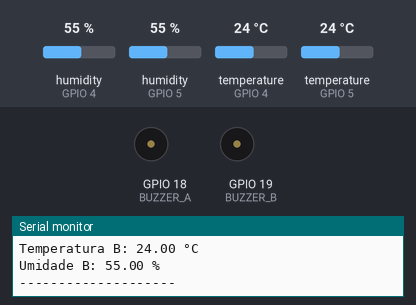
This sketch was run on a simulated ESP32. On the bench: buzzer (waves = sounding, pin HIGH), the last lines printed to the serial monitor. The test bench sets the inputs (shaded band); at power-on: humidity (sensors on GPIO 4, GPIO 5) 55 %, temperature (sensors on GPIO 4, GPIO 5) 24 °C. WiFi joins after 1.5 s; servers stay silent unless stated.

Above: at 2.7 s.
2.8 s: humidity (sensor on GPIO 4) set to 41 %
7.7 s: humidity (sensor on GPIO 4) set to 38 %
At 10.7 s:
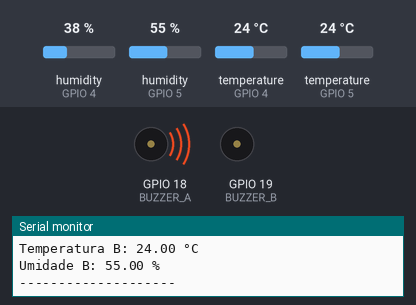
12.6 s: humidity (sensor on GPIO 5) set to 46 %
17.5 s: humidity (sensor on GPIO 5) set to 43 %
At 19.3 s:
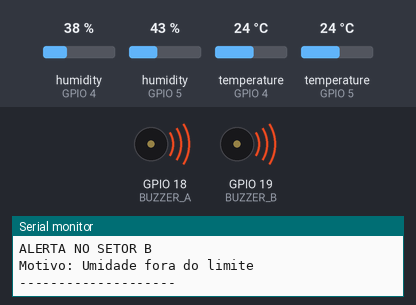
22.4 s: humidity (sensor on GPIO 4) set to 40 %
At 26.4 s:
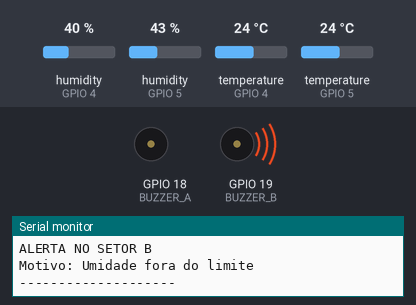
Timing chart, 0 to 27.9 s (numbered marks = the images above; inputs shaded):
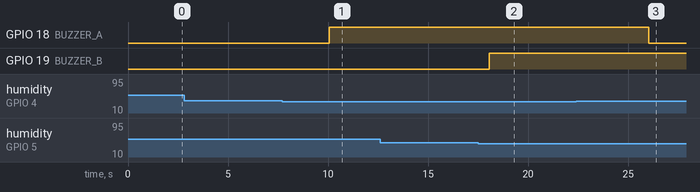

Measured:
- the behaviour switches between 40 and 39 % on humidity (sensor on GPIO 4) (found by bisection; images 0 and 1)
- the behaviour switches between 45 and 44 % on humidity (sensor on GPIO 5) (found by bisection; images 1 and 2)
- after the input at 7.7 s, GPIO 18 (BUZZER_A): LOW → HIGH after 2.4 s
- after the input at 17.5 s, GPIO 19 (BUZZER_B): LOW → HIGH after 0.56 s
- after the input at 22.4 s, GPIO 18 (BUZZER_A): HIGH → LOW after 3.6 s

The sketch:

Completo1.ino
```cpp
#include <WiFi.h>
#include "DHT.h"

// =========================
// Wi-Fi
// =========================
const char* ssid = "nao tem senha";
const char* password = "MENTIRA TEM SENHA";

const char* API_CONFIG = "http://192.168.0.100/worker_safety/api/configuracao.php";
const char* API_SALVAR = "http://192.168.0.100/worker_safety/api/salvar_leitura.php";

unsigned long ultimaTentativaWiFi = 0;
const unsigned long intervaloReconexaoWiFi = 5000; // 5s

void conectarWiFi() {
  Serial.println("Conectando ao Wi-Fi...");
  WiFi.begin(ssid, password);

  unsigned long inicio = millis();
  const unsigned long tempoLimite = 20000; // 20s

  while (WiFi.status() != WL_CONNECTED && (millis() - inicio < tempoLimite)) {
    delay(500);
    Serial.print(".");
  }

  if (WiFi.status() == WL_CONNECTED) {
    Serial.println("\nConectado!");
    Serial.print("IP: ");
    Serial.println(WiFi.localIP());
  } else {
    Serial.println("\nNão conectou.");
    Serial.println("Confira nome, senha e se a rede é 2.4 GHz.");
  }
}

// =========================
// DHT + Buzzers
// =========================
#define DHTTYPE DHT11

#define DHTPIN_A 4     // D4
#define DHTPIN_B 5     // D5

#define BUZZER_A 18    // D18
#define BUZZER_B 19    // D19

DHT dhtA(DHTPIN_A, DHTTYPE);
DHT dhtB(DHTPIN_B, DHTTYPE);

// Limites setor A
float tempMinA = 18.0;
float tempMaxA = 30.0;
float umidMinA = 40.0;
float umidMaxA = 70.0;   // CORRIGIDO: máximo 70%

// Limites setor B
float tempMinB = 18.0;
float tempMaxB = 30.0;
float umidMinB = 45.0;
float umidMaxB = 70.0;   // CORRIGIDO: máximo 70%

// Controle de leitura
unsigned long ultimaLeitura = 0;
const unsigned long intervaloLeitura = 2000; // 2s

void setup() {
  Serial.begin(115200);
  Serial.println("Booting");

  // Wi-Fi
  WiFi.mode(WIFI_STA);
  WiFi.setSleep(false);
  conectarWiFi();

  // Sensores e buzzers
  dhtA.begin();
  dhtB.begin();

  pinMode(BUZZER_A, OUTPUT);
  pinMode(BUZZER_B, OUTPUT);

  digitalWrite(BUZZER_A, LOW);
  digitalWrite(BUZZER_B, LOW);
}

void loop() {
  // Reconexão Wi-Fi automática
  if (WiFi.status() != WL_CONNECTED) {
    unsigned long agoraWiFi = millis();
    if (agoraWiFi - ultimaTentativaWiFi >= intervaloReconexaoWiFi) {
      ultimaTentativaWiFi = agoraWiFi;
      Serial.println("Wi-Fi caiu. Tentando reconectar...");
      WiFi.disconnect();
      conectarWiFi();
    }
  }

  // Leitura periódica dos sensores
  unsigned long agora = millis();
  if (agora - ultimaLeitura < intervaloLeitura) return;
  ultimaLeitura = agora;

  float tempA = dhtA.readTemperature();
  float umidA = dhtA.readHumidity();

  float tempB = dhtB.readTemperature();
  float umidB = dhtB.readHumidity();

  // ===== SETOR A =====
  Serial.println("===== SETOR A =====");
  if (isnan(tempA) || isnan(umidA)) {
    Serial.println("Erro no DHT11 A");
    digitalWrite(BUZZER_A, LOW);
  } else {
    Serial.print("Temperatura A: ");
    Serial.print(tempA);
    Serial.println(" °C");

    Serial.print("Umidade A: ");
    Serial.print(umidA);
    Serial.println(" %");

    bool alertaTempA = (tempA < tempMinA || tempA > tempMaxA);
    bool alertaUmidA = (umidA < umidMinA || umidA > umidMaxA);
    bool alertaA = alertaTempA || alertaUmidA;

    if (alertaA) {
      Serial.println("ALERTA NO SETOR A");
      if (alertaTempA) Serial.println("Motivo: Temperatura fora do limite");
      if (alertaUmidA) Serial.println("Motivo: Umidade fora do limite");
      digitalWrite(BUZZER_A, HIGH);
    } else {
      digitalWrite(BUZZER_A, LOW);
    }
  }

  // ===== SETOR B =====
  Serial.println("===== SETOR B =====");
  if (isnan(tempB) || isnan(umidB)) {
    Serial.println("Erro no DHT11 B");
    digitalWrite(BUZZER_B, LOW);
  } else {
    Serial.print("Temperatura B: ");
    Serial.print(tempB);
    Serial.println(" °C");

    Serial.print("Umidade B: ");
    Serial.print(umidB);
    Serial.println(" %");

    bool alertaTempB = (tempB < tempMinB || tempB > tempMaxB);
    bool alertaUmidB = (umidB < umidMinB || umidB > umidMaxB);
    bool alertaB = alertaTempB || alertaUmidB;

    if (alertaB) {
      Serial.println("ALERTA NO SETOR B");
      if (alertaTempB) Serial.println("Motivo: Temperatura fora do limite");
      if (alertaUmidB) Serial.println("Motivo: Umidade fora do limite");
      digitalWrite(BUZZER_B, HIGH);
    } else {
      digitalWrite(BUZZER_B, LOW);
    }
  }

  Serial.println("--------------------");
}
```
